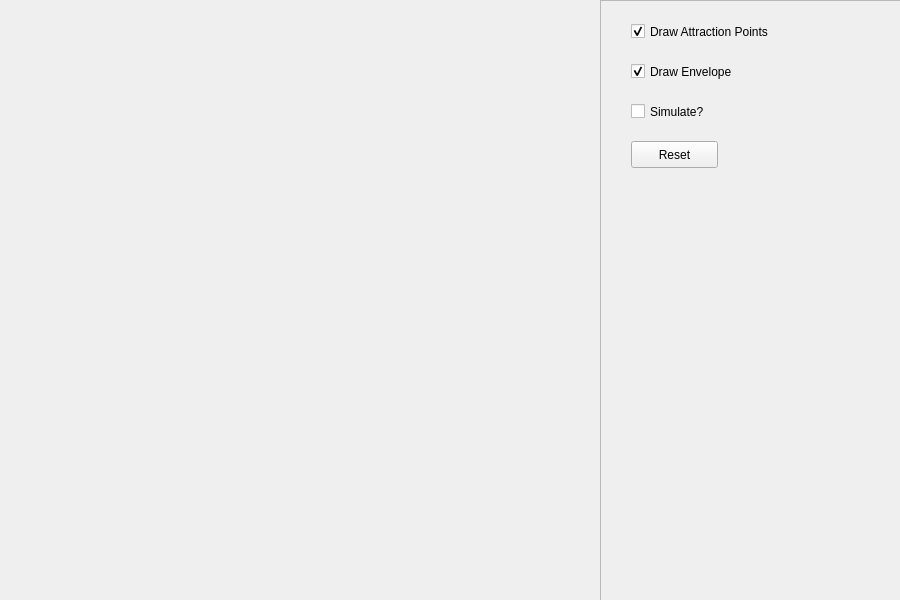
<?xml version="1.0" encoding="UTF-8"?>
<ui version="4.0">
 <class>MainWindow</class>
 <widget class="QMainWindow" name="MainWindow">
  <property name="geometry">
   <rect>
    <x>0</x>
    <y>0</y>
    <width>900</width>
    <height>600</height>
   </rect>
  </property>
  <property name="windowTitle">
   <string>MainWindow</string>
  </property>
  <widget class="QWidget" name="centralWidget">
   <widget class="glPanel" name="widget" native="true">
    <property name="geometry">
     <rect>
      <x>0</x>
      <y>0</y>
      <width>600</width>
      <height>600</height>
     </rect>
    </property>
    <property name="sizePolicy">
     <sizepolicy hsizetype="Expanding" vsizetype="Preferred">
      <horstretch>0</horstretch>
      <verstretch>0</verstretch>
     </sizepolicy>
    </property>
   </widget>
   <widget class="QScrollArea" name="scrollArea">
    <property name="geometry">
     <rect>
      <x>600</x>
      <y>0</y>
      <width>301</width>
      <height>601</height>
     </rect>
    </property>
    <property name="widgetResizable">
     <bool>true</bool>
    </property>
    <widget class="QWidget" name="scrollAreaWidgetContents">
     <property name="geometry">
      <rect>
       <x>0</x>
       <y>0</y>
       <width>299</width>
       <height>599</height>
      </rect>
     </property>
     <widget class="QPushButton" name="pushButton_4">
      <property name="geometry">
       <rect>
        <x>30</x>
        <y>140</y>
        <width>87</width>
        <height>27</height>
       </rect>
      </property>
      <property name="text">
       <string>Reset</string>
      </property>
     </widget>
     <widget class="QCheckBox" name="checkBox">
      <property name="geometry">
       <rect>
        <x>30</x>
        <y>20</y>
        <width>221</width>
        <height>21</height>
       </rect>
      </property>
      <property name="text">
       <string>Draw Attraction Points</string>
      </property>
      <property name="checked">
       <bool>true</bool>
      </property>
     </widget>
     <widget class="QCheckBox" name="checkBox_2">
      <property name="geometry">
       <rect>
        <x>30</x>
        <y>60</y>
        <width>161</width>
        <height>21</height>
       </rect>
      </property>
      <property name="text">
       <string>Draw Envelope</string>
      </property>
      <property name="checked">
       <bool>true</bool>
      </property>
     </widget>
     <widget class="QCheckBox" name="checkBox_3">
      <property name="geometry">
       <rect>
        <x>30</x>
        <y>100</y>
        <width>90</width>
        <height>21</height>
       </rect>
      </property>
      <property name="text">
       <string>Simulate?</string>
      </property>
     </widget>
    </widget>
   </widget>
  </widget>
 </widget>
 <layoutdefault spacing="6" margin="11"/>
 <customwidgets>
  <customwidget>
   <class>glPanel</class>
   <extends>QWidget</extends>
   <header>glpanel.h</header>
   <container>1</container>
   <slots>
    <slot>drawAttractionPoints(int)</slot>
    <slot>drawEnvelope(int)</slot>
    <slot>simulate(int)</slot>
    <slot>reset()</slot>
   </slots>
  </customwidget>
 </customwidgets>
 <resources/>
 <connections>
  <connection>
   <sender>checkBox</sender>
   <signal>stateChanged(int)</signal>
   <receiver>widget</receiver>
   <slot>drawAttractionPoints(int)</slot>
   <hints>
    <hint type="sourcelabel">
     <x>678</x>
     <y>26</y>
    </hint>
    <hint type="destinationlabel">
     <x>572</x>
     <y>29</y>
    </hint>
   </hints>
  </connection>
  <connection>
   <sender>checkBox_2</sender>
   <signal>stateChanged(int)</signal>
   <receiver>widget</receiver>
   <slot>drawEnvelope(int)</slot>
   <hints>
    <hint type="sourcelabel">
     <x>649</x>
     <y>79</y>
    </hint>
    <hint type="destinationlabel">
     <x>584</x>
     <y>72</y>
    </hint>
   </hints>
  </connection>
  <connection>
   <sender>pushButton_4</sender>
   <signal>clicked()</signal>
   <receiver>widget</receiver>
   <slot>reset()</slot>
   <hints>
    <hint type="sourcelabel">
     <x>675</x>
     <y>151</y>
    </hint>
    <hint type="destinationlabel">
     <x>577</x>
     <y>158</y>
    </hint>
   </hints>
  </connection>
  <connection>
   <sender>checkBox_3</sender>
   <signal>stateChanged(int)</signal>
   <receiver>widget</receiver>
   <slot>simulate(int)</slot>
   <hints>
    <hint type="sourcelabel">
     <x>676</x>
     <y>115</y>
    </hint>
    <hint type="destinationlabel">
     <x>588</x>
     <y>109</y>
    </hint>
   </hints>
  </connection>
 </connections>
</ui>
